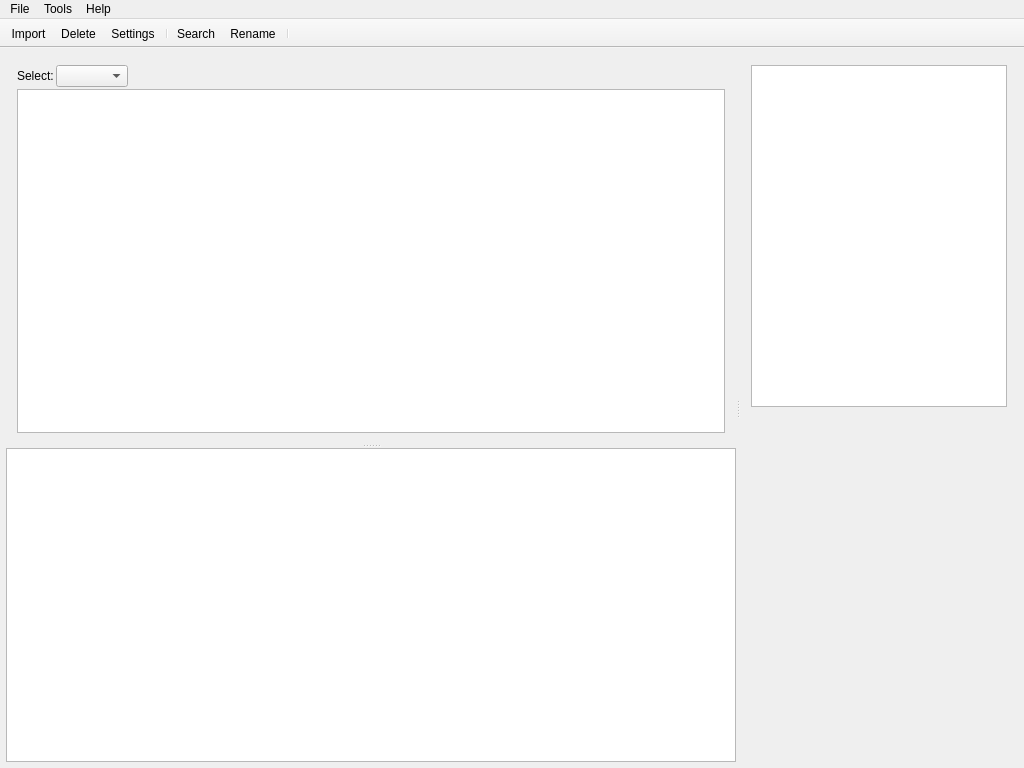
<?xml version="1.0" encoding="UTF-8"?>
<ui version="4.0">
 <class>MainWindow</class>
 <widget class="QMainWindow" name="MainWindow">
  <property name="geometry">
   <rect>
    <x>0</x>
    <y>0</y>
    <width>1024</width>
    <height>768</height>
   </rect>
  </property>
  <property name="minimumSize">
   <size>
    <width>1024</width>
    <height>768</height>
   </size>
  </property>
  <property name="acceptDrops">
   <bool>true</bool>
  </property>
  <property name="windowTitle">
   <string>TYM - Tag Your Music</string>
  </property>
  <property name="windowIcon">
   <iconset resource="../../resources/resources.qrc">
    <normaloff>:/img/logos/tyme-logo</normaloff>:/img/logos/tyme-logo</iconset>
  </property>
  <widget class="QWidget" name="centralWidget">
   <layout class="QGridLayout" name="gridLayout_2">
    <property name="leftMargin">
     <number>6</number>
    </property>
    <property name="topMargin">
     <number>6</number>
    </property>
    <property name="rightMargin">
     <number>6</number>
    </property>
    <property name="bottomMargin">
     <number>6</number>
    </property>
    <property name="horizontalSpacing">
     <number>4</number>
    </property>
    <item row="0" column="0">
     <widget class="QSplitter" name="verticalSplitter">
      <property name="orientation">
       <enum>Qt::Horizontal</enum>
      </property>
      <property name="childrenCollapsible">
       <bool>false</bool>
      </property>
      <widget class="QSplitter" name="horizontalSplitter">
       <property name="sizePolicy">
        <sizepolicy hsizetype="Expanding" vsizetype="Preferred">
         <horstretch>1</horstretch>
         <verstretch>0</verstretch>
        </sizepolicy>
       </property>
       <property name="orientation">
        <enum>Qt::Vertical</enum>
       </property>
       <property name="childrenCollapsible">
        <bool>false</bool>
       </property>
       <widget class="QWidget" name="layoutWidget">
        <layout class="QGridLayout" name="gridLayout">
         <property name="spacing">
          <number>2</number>
         </property>
         <item row="0" column="2">
          <spacer name="horizontalSpacer">
           <property name="orientation">
            <enum>Qt::Horizontal</enum>
           </property>
           <property name="sizeHint" stdset="0">
            <size>
             <width>40</width>
             <height>20</height>
            </size>
           </property>
          </spacer>
         </item>
         <item row="0" column="1">
          <widget class="QComboBox" name="selectionCombo"/>
         </item>
         <item row="1" column="0" colspan="3">
          <widget class="QTableView" name="libraryView">
           <property name="sizePolicy">
            <sizepolicy hsizetype="Expanding" vsizetype="Expanding">
             <horstretch>0</horstretch>
             <verstretch>0</verstretch>
            </sizepolicy>
           </property>
           <property name="minimumSize">
            <size>
             <width>400</width>
             <height>0</height>
            </size>
           </property>
           <property name="contextMenuPolicy">
            <enum>Qt::CustomContextMenu</enum>
           </property>
           <property name="alternatingRowColors">
            <bool>false</bool>
           </property>
           <property name="selectionBehavior">
            <enum>QAbstractItemView::SelectRows</enum>
           </property>
           <property name="showGrid">
            <bool>false</bool>
           </property>
           <property name="sortingEnabled">
            <bool>true</bool>
           </property>
           <property name="wordWrap">
            <bool>false</bool>
           </property>
           <property name="cornerButtonEnabled">
            <bool>false</bool>
           </property>
           <attribute name="horizontalHeaderDefaultSectionSize">
            <number>90</number>
           </attribute>
           <attribute name="horizontalHeaderHighlightSections">
            <bool>false</bool>
           </attribute>
           <attribute name="horizontalHeaderStretchLastSection">
            <bool>true</bool>
           </attribute>
           <attribute name="verticalHeaderVisible">
            <bool>false</bool>
           </attribute>
          </widget>
         </item>
         <item row="0" column="0">
          <widget class="QLabel" name="label">
           <property name="text">
            <string>Select:</string>
           </property>
          </widget>
         </item>
        </layout>
       </widget>
       <widget class="ConsoleWidget" name="outputConsole"/>
      </widget>
      <widget class="QWidget" name="layoutWidget1">
       <layout class="QGridLayout" name="rightPanel">
        <property name="spacing">
         <number>2</number>
        </property>
        <item row="1" column="0">
         <widget class="TrackInfosView" name="trackInfos" native="true">
          <property name="sizePolicy">
           <sizepolicy hsizetype="Expanding" vsizetype="Expanding">
            <horstretch>0</horstretch>
            <verstretch>0</verstretch>
           </sizepolicy>
          </property>
         </widget>
        </item>
        <item row="0" column="0">
         <widget class="QTableView" name="searchResultsView">
          <property name="contextMenuPolicy">
           <enum>Qt::CustomContextMenu</enum>
          </property>
          <property name="alternatingRowColors">
           <bool>true</bool>
          </property>
          <property name="selectionMode">
           <enum>QAbstractItemView::SingleSelection</enum>
          </property>
          <property name="selectionBehavior">
           <enum>QAbstractItemView::SelectRows</enum>
          </property>
          <attribute name="horizontalHeaderVisible">
           <bool>false</bool>
          </attribute>
          <attribute name="horizontalHeaderStretchLastSection">
           <bool>true</bool>
          </attribute>
          <attribute name="verticalHeaderVisible">
           <bool>false</bool>
          </attribute>
         </widget>
        </item>
       </layout>
      </widget>
     </widget>
    </item>
   </layout>
  </widget>
  <widget class="QMenuBar" name="menuBar">
   <property name="geometry">
    <rect>
     <x>0</x>
     <y>0</y>
     <width>1024</width>
     <height>25</height>
    </rect>
   </property>
   <property name="contextMenuPolicy">
    <enum>Qt::NoContextMenu</enum>
   </property>
   <property name="nativeMenuBar">
    <bool>true</bool>
   </property>
   <widget class="QMenu" name="menuFile">
    <property name="title">
     <string>File</string>
    </property>
    <addaction name="actionImport"/>
    <addaction name="actionClose"/>
   </widget>
   <widget class="QMenu" name="menuHelp">
    <property name="title">
     <string>Help</string>
    </property>
    <property name="separatorsCollapsible">
     <bool>true</bool>
    </property>
    <addaction name="actionToggleConsole"/>
    <addaction name="actionAbout"/>
   </widget>
   <widget class="QMenu" name="menuTools">
    <property name="title">
     <string>Tools</string>
    </property>
    <addaction name="actionSearch"/>
    <addaction name="actionSettings"/>
   </widget>
   <addaction name="menuFile"/>
   <addaction name="menuTools"/>
   <addaction name="menuHelp"/>
  </widget>
  <widget class="QToolBar" name="toolBar">
   <property name="windowTitle">
    <string>toolBar</string>
   </property>
   <property name="movable">
    <bool>false</bool>
   </property>
   <property name="allowedAreas">
    <set>Qt::TopToolBarArea</set>
   </property>
   <property name="toolButtonStyle">
    <enum>Qt::ToolButtonTextBesideIcon</enum>
   </property>
   <property name="floatable">
    <bool>false</bool>
   </property>
   <attribute name="toolBarArea">
    <enum>TopToolBarArea</enum>
   </attribute>
   <attribute name="toolBarBreak">
    <bool>false</bool>
   </attribute>
   <addaction name="actionImport"/>
   <addaction name="actionLibraryDelete"/>
   <addaction name="actionSettings"/>
   <addaction name="separator"/>
   <addaction name="actionSearch"/>
   <addaction name="actionRename"/>
   <addaction name="separator"/>
  </widget>
  <action name="actionImport">
   <property name="icon">
    <iconset resource="../../resources/resources.qrc">
     <normaloff>:/img/actions/import</normaloff>:/img/actions/import</iconset>
   </property>
   <property name="text">
    <string>Import</string>
   </property>
   <property name="toolTip">
    <string>Import files into library</string>
   </property>
   <property name="shortcut">
    <string>Ctrl+I</string>
   </property>
  </action>
  <action name="actionAbout">
   <property name="icon">
    <iconset resource="../../resources/resources.qrc">
     <normaloff>:/img/actions/about</normaloff>:/img/actions/about</iconset>
   </property>
   <property name="text">
    <string>About</string>
   </property>
  </action>
  <action name="actionSettings">
   <property name="icon">
    <iconset resource="../../resources/resources.qrc">
     <normaloff>:/img/actions/params</normaloff>:/img/actions/params</iconset>
   </property>
   <property name="text">
    <string>Settings</string>
   </property>
  </action>
  <action name="actionClose">
   <property name="icon">
    <iconset resource="../../resources/resources.qrc">
     <normaloff>:/img/actions/close</normaloff>:/img/actions/close</iconset>
   </property>
   <property name="text">
    <string>Close</string>
   </property>
  </action>
  <action name="actionSearch">
   <property name="icon">
    <iconset resource="../../resources/resources.qrc">
     <normaloff>:/img/actions/search</normaloff>:/img/actions/search</iconset>
   </property>
   <property name="text">
    <string>Search</string>
   </property>
   <property name="toolTip">
    <string>Search on Beatport from files name's informations</string>
   </property>
   <property name="shortcut">
    <string>Ctrl+S</string>
   </property>
  </action>
  <action name="actionLibraryDelete">
   <property name="icon">
    <iconset resource="../../resources/resources.qrc">
     <normaloff>:/img/actions/delete</normaloff>:/img/actions/delete</iconset>
   </property>
   <property name="text">
    <string>Delete</string>
   </property>
   <property name="toolTip">
    <string>Delete selected tracks from library</string>
   </property>
   <property name="shortcut">
    <string>Ctrl+D</string>
   </property>
  </action>
  <action name="actionToggleConsole">
   <property name="checkable">
    <bool>true</bool>
   </property>
   <property name="text">
    <string>Display console</string>
   </property>
   <property name="toolTip">
    <string>Display console</string>
   </property>
   <property name="shortcut">
    <string>Ctrl+Alt+C</string>
   </property>
  </action>
  <action name="actionSetDefaultResult">
   <property name="icon">
    <iconset resource="../../resources/resources.qrc">
     <normaloff>:/img/actions/tick</normaloff>:/img/actions/tick</iconset>
   </property>
   <property name="text">
    <string>Link this result</string>
   </property>
   <property name="toolTip">
    <string>Set as default result for the current track</string>
   </property>
  </action>
  <action name="actionSearchResultDelete">
   <property name="icon">
    <iconset resource="../../resources/resources.qrc">
     <normaloff>:/img/actions/close</normaloff>:/img/actions/close</iconset>
   </property>
   <property name="text">
    <string>Delete</string>
   </property>
  </action>
  <action name="actionRename">
   <property name="text">
    <string>Rename</string>
   </property>
  </action>
 </widget>
 <layoutdefault spacing="6" margin="11"/>
 <customwidgets>
  <customwidget>
   <class>ConsoleWidget</class>
   <extends>QPlainTextEdit</extends>
   <header>gui/consolewidget.h</header>
  </customwidget>
  <customwidget>
   <class>TrackInfosView</class>
   <extends>QWidget</extends>
   <header>gui/trackinfosview.h</header>
   <container>1</container>
  </customwidget>
 </customwidgets>
 <resources>
  <include location="../../resources/resources.qrc"/>
 </resources>
 <connections/>
</ui>
